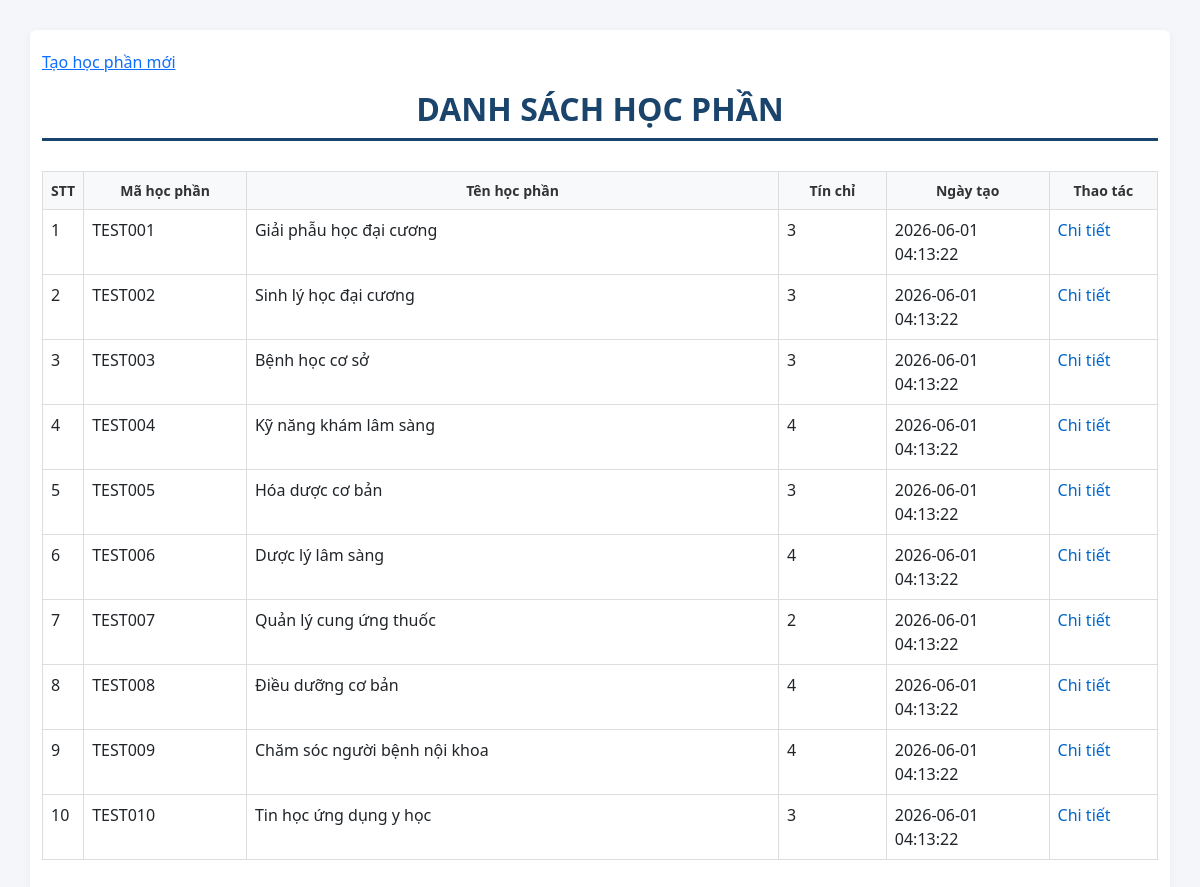
Page /list.php on the committed database.
### tables this page shows
CREATE TABLE `modules` (
  `id` INT AUTO_INCREMENT PRIMARY KEY,
  `course_id` INT NULL,
  `code` VARCHAR(50) NOT NULL UNIQUE,
  `name` VARCHAR(255) NOT NULL,
  `type` ENUM('Không', 'Bắt buộc', 'Điều kiện', 'Tự chọn') NOT NULL DEFAULT 'Không',
  `credits` INT NOT NULL DEFAULT 0,
  `credits_theory` INT NOT NULL DEFAULT 0,
  `credits_practice` INT NOT NULL DEFAULT 0,
  `total_hours` INT NOT NULL DEFAULT 0,
  `theory_hours` INT NOT NULL DEFAULT 0,
  `practical_hours` INT NOT NULL DEFAULT 0,
  `self_study_hours` INT NOT NULL DEFAULT 0,
  `target_programs` TEXT NULL,
  `expected_semester` VARCHAR(50) NULL,
  `expected_year` VARCHAR(50) NULL,
  `prerequisite_modules` TEXT NULL,
  `parallel_modules` TEXT NULL,
  `previous_modules` TEXT NULL,
  `department_in_charge` VARCHAR(255) NULL,
  `coordinating_board` VARCHAR(255) NULL,
  `faculty_in_charge` VARCHAR(255) NULL,
  `description` TEXT NULL,
  `objectives` TEXT NULL,
  `grading_scale` TEXT NULL,
  `created_at` TIMESTAMP DEFAULT CURRENT_TIMESTAMP,
  `updated_at` TIMESTAMP DEFAULT CURRENT_TIMESTAMP ON UPDATE CURRENT_TIMESTAMP,
  `faculty_id` INT NULL,
  FOREIGN KEY (`faculty_id`) REFERENCES `faculties_list`(`id`) ON DELETE SET NULL,
  FOREIGN KEY (`course_id`) REFERENCES `courses`(`id`) ON DELETE SET NULL
);

### db.php (called while the page is built, shortened)
<?php
function h($s) {
    return htmlspecialchars($s ?? '', ENT_QUOTES, 'UTF-8');
}
?>

### list.php (the view, shortened to what this page needs)
<?php
require 'db.php';
?>
<!doctype html>
<html>
<head>
    <link rel="stylesheet" href="assets/style.css">
    <link href="https://cdn.jsdelivr.net/npm/bootstrap@5.3.0/dist/css/bootstrap.min.css" rel="stylesheet">
</head>
<body>
    <div class="container">
        <p><a href="index.php">Tạo học phần mới</a></p>
         <h2 class="text-center main-title">Danh sách học phần</h2>
        <?php
        $stmt = $pdo->query(
            'SELECT id, code, credits, created_at, name FROM modules ORDER BY created_at DESC'
        );
        $rows = $stmt->fetchAll(PDO::FETCH_ASSOC);
        if (!$rows) {
            echo '<p>Chưa có học phần nào.</p>';
        } else {
            echo '<table class="table">';
            echo '<tr>';
            echo '<th>STT</th>';
            echo '<th style="width: 15%;">Mã học phần</th>';
            echo '<th style="width: 50%;">Tên học phần</th>';
            echo '<th style="width: 10%;">Tín chỉ</th>';
            echo '<th style="width: 15%;">Ngày tạo</th>';
            echo '<th style="width: 10%;">Thao tác</th>';
            echo '</tr>';
            $stt = 0;
            foreach ($rows as $r) {
                $stt++;
                echo '<tr>';
                echo '<td>' . $stt . '</td>';
                echo '<td>' . h($r['code']) . '</td>';
                echo '<td>' . h($r['name']) . '</td>';
                echo '<td>' . h($r['credits']) . '</td>';
                echo '<td>' . h($r['created_at']) . '</td>';
                echo '<td><a href="view.php?id=' . h($r['id']) . '&edit=1" class="btn-link">Chi tiết</a></td>';
                echo '</tr>';
            }
            echo '</table>';
        }
        ?>
    </div>
</body>
</html>

### assets/style.css (style rules this page uses)
body { font-family: Arial, Helvetica, sans-serif; margin: 20px; background: #f8f9fb }
.container { max-width: 1100px; margin: 0 auto; background: #fff; padding: 20px; border-radius: 6px; box-shadow: 0 2px 8px rgba(0, 0, 0, 0.05) }
.table { width: 100%; border-collapse: collapse; margin-top: 8px }
.table th, .table td { border: 1px solid #ddd; padding: 6px }

### list.php (style rules this page uses)
.btn-link { text-decoration: none; color: #0066cc; cursor: pointer; }
body { background-color: #f4f6f9; padding-top: 30px; padding-bottom: 50px; font-family: 'Segoe UI', Tahoma, Geneva, Verdana, sans-serif; }
.main-title { font-weight: 700; color: #1a446c; text-transform: uppercase; margin-bottom: 30px; border-bottom: 3px solid #1a446c; padding-bottom: 10px; }
.table th { background-color: #f8f9fa; color: #333; font-weight: 600; text-align: center; vertical-align: middle; font-size: 14px; }

### rows in the picture
modules: code "TEST001", name "Giải phẫu học đại cương", credits "3", created_at "2026-06-01 04:13:22"
modules: code "TEST002", name "Sinh lý học đại cương", credits "3", created_at "2026-06-01 04:13:22"
modules: code "TEST003", name "Bệnh học cơ sở", credits "3", created_at "2026-06-01 04:13:22"
modules: code "TEST004", name "Kỹ năng khám lâm sàng", credits "4", created_at "2026-06-01 04:13:22"
modules: code "TEST005", name "Hóa dược cơ bản", credits "3", created_at "2026-06-01 04:13:22"
modules: code "TEST006", name "Dược lý lâm sàng", credits "4", created_at "2026-06-01 04:13:22"
modules: code "TEST007", name "Quản lý cung ứng thuốc", credits "2", created_at "2026-06-01 04:13:22"
modules: code "TEST008", name "Điều dưỡng cơ bản", credits "4", created_at "2026-06-01 04:13:22"
modules: code "TEST009", name "Chăm sóc người bệnh nội khoa", credits "4", created_at "2026-06-01 04:13:22"
modules: code "TEST010", name "Tin học ứng dụng y học", credits "3", created_at "2026-06-01 04:13:22"
